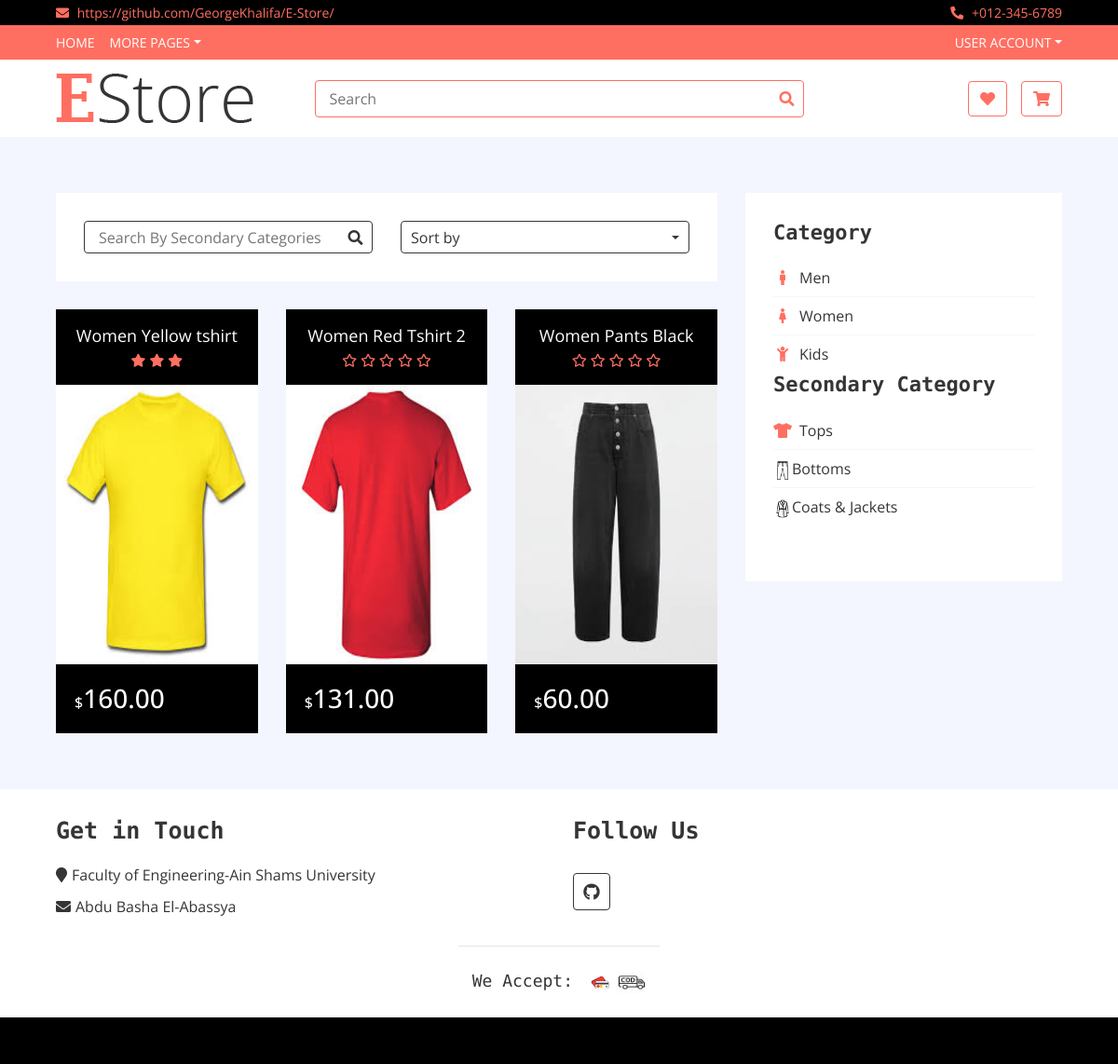
The app's page /App1/index_category1/ with its own data.
### App1/models.py (models this page shows)
class Product(models.Model):
    id = models.AutoField(primary_key=True)
    seller = models.ForeignKey(to = User,on_delete = models.CASCADE)
    name=models.CharField(max_length=20,default='')
    in_stock = models.PositiveIntegerField()
    currency =  models.CharField(default='$',choices=currency_choices,max_length=20)
    size = models.CharField(default='S',choices=size_choices,max_length=20)
    price = models.DecimalField(max_length = 13, decimal_places = 2, max_digits = 10) #product_price
    picture = models.ImageField(upload_to = 'product_picture/', default = 'null.png')
    main_category= models.CharField(default='Men',choices=main_category_choices,max_length=20)
    secondary_category=  models.CharField(default='Top',choices=secondary_choices,max_length=20)
    details=models.CharField(default='',max_length=1999)
    views = models.ManyToManyField(User,related_name='view',default=None,blank=True)
    favourites =models.ManyToManyField(User,related_name='favourite',default=None,blank=True)
    def get_average_rating(self):
        review = ProductReview.objects.filter(product = self)
        average = sum(int(rev.get_rating()) for rev in review)
        count = self.reviews.count()
        if count > 0:
            return round(average/count, 1)
        else:
            return 0

### App1/views.py (the view)
def index_category1 (request):
    result = C.index_category1_c(request)
    return result

### App1/context_processors.py (called while the page is built)
def add_variable_to_context(request):
    if(request.user.is_authenticated and not request.user.is_superuser):
        actual_user = UserInfo.objects.filter(user = request.user)[0]
        firstname = request.user.first_name
        lastname = request.user.last_name
        if actual_user.BuyerOrSeller == 'seller':
            sellerflag = True
        else:
            sellerflag = False
    else:
        sellerflag = False
        firstname = ""
        lastname = ""
    return {
        'sellerflag': sellerflag, 'firstname': firstname, 'lastname': lastname
    }

### App1/models.py (called while the page is built)
    def get_rating (self):
        return self.rating

### App1/views.py (called while the page is built)
    def index_category1_c (self, request):
         products = Product.objects.all().filter(main_category='women').exclude(in_stock = 0)
         total_number=0
         if(request.user.is_authenticated):
             cart = CartItem.objects.filter(user = request.user, purchased = False)
             total_number=0
             for product in cart:
                total_number += product.quantity
         return render(request, 'APP1/index.html', {'products' :products,'total_number':total_number})

### templates/App1/index.html (shortened to what this page needs)
<!DOCTYPE html>
{% load static %}
<html lang="en">
    <head>
        <link rel="stylesheet" href="http://netdna.bootstrapcdn.com/font-awesome/4.2.0/css/font-awesome.min.css">
        <link href="https://stackpath.bootstrapcdn.com/bootstrap/4.4.1/css/bootstrap.min.css" rel="stylesheet">
        <link href="https://cdnjs.cloudflare.com/ajax/libs/font-awesome/5.10.0/css/all.min.css" rel="stylesheet">
        <link href="{% static 'lib/slick/slick.css' %}" rel="stylesheet">
        <link href="{% static 'lib/slick/slick-theme.css' %}" rel="stylesheet">
        <link href="{% static 'css/style.css' %}" rel="stylesheet">
    </head>
    <body>
        <div class="top-bar">
            <div class="container-fluid">
                <div class="row">
                    <div class="col-sm-6">
                        <i class="fa fa-envelope"></i>
                        <a href="https://github.com/GeorgeKhalifa/E-Store/"> https://github.com/GeorgeKhalifa/E-Store/</a>
                    </div>
                    <div class="col-sm-6">
                        <i class="fa fa-phone-alt"></i>
                        +012-345-6789
                    </div>
                </div>
            </div>
        </div>
        <div class="nav">
            <div class="container-fluid">
                <nav class="navbar navbar-expand-md bg-dark navbar-dark">
                    <div class="collapse navbar-collapse justify-content-between" id="navbarCollapse">
                        <div class="navbar-nav mr-auto">
                            <a href="{% url 'index' %}" class="nav-item nav-link">Home</a>
                            <div class="nav-item dropdown">
                                <a href="#" class="nav-link dropdown-toggle" data-toggle="dropdown">More Pages</a>
                            </div>
                        </div>
                        <div class="navbar-nav ml-auto">
                            <div class="nav-item dropdown">
                                {% if user.is_authenticated %}
                                <a href="#" class="nav-link dropdown-toggle" data-toggle="dropdown">{{firstname}} {{lastname}}</a>
                                {% else %}
                                <a href="#" class="nav-link dropdown-toggle" data-toggle="dropdown">User Account</a>
                                {% endif %}
                            </div>
                        </div>
                    </div>
                </nav>
            </div>
        </div>
        <div class="bottom-bar">
            <div class="container-fluid">
                <div class="row align-items-center">
                    <div class="col-md-3">
                        <div class="logo">
                            <a href="{%url 'index'%}">
                                <img src={% static 'img/logo.png' %} alt="Logo">
                            </a>
                        </div>
                    </div>
                    <div class="col-md-6">
                       <form action="{%url 'index'%}">
                        <div class="search">
                            <input type="text" placeholder="Search" name="search">
                            <button><i class="fa fa-search"></i></button>
                        </div>
                        </form>
                    </div>
                    <div class="col-md-3">
                        <div class="user">
                      {% if  request.user.is_authenticated and not sellerflag %}
                            <a href="{% url 'App1:favourite_list'%}" class="btn wishlist">
                                <i class="fa fa-heart"></i>
                                <span></span>
                            </a>
                            <a href="{% url 'App1:cart'%}" class="btn cart">
                                <i class="fa fa-shopping-cart"></i>
                                <span>({{total_number}})</span>
                            </a>
                            {% else %}
                             <a href="{% url 'App1:register'%}" class="btn wishlist">
                                <i class="fa fa-heart"></i>
                            </a>
                            <a href="{% url 'App1:register'%}" class="btn cart">
                                <i class="fa fa-shopping-cart"></i>
                            </a>
                            {% endif %}
                        </div>
                    </div>
                </div>
            </div>
        </div>
        <div class="product-view">
            <div class="container-fluid">
                <div class="row">
                    <div class="col-lg-8">
                        <div class="row">
                            <div class="col-md-12">
                                <div class="product-view-top">
                                    <div class="row">
                                        <div class="col-md-6">
                                             <form action="{%url 'index'%}">
                                            <div class="product-search">
                                                <input type="text" placeholder="Search By Secondary Categories" name="search2">
                                                <button><i class="fa fa-search"></i></button>
                                            </div>
                                            </form>
                                        </div>
                                        <div class="col-md-6">
                                            <div class="product-short">
                                                <div class="dropdown">
                                                    <div class="dropdown-toggle" data-toggle="dropdown">Sort by</div>
                                                </div>
                                            </div>
                                        </div>
                                    </div>
                                </div>
                            </div>
                            {% if products%}
                            {% for product in products %}
                            <div class="col-md-4">
                            <a href="{%url 'App1:product_details' product.id%}">
                                <div class="product-item">
                                    <div class="product-title">
                                        <a href="{%url 'App1:product_details' product.id%}">{{product.name}}</a>
                                        <div class="ratting">
                                         {% with ''|center:product.get_average_rating as range %}
                                          {% for _ in range %}
                                            <i class="fa fa-star"></i>
                                          {% endfor %}
                                         {% endwith %}
                                         {% if not product.get_average_rating %}
                                         <i class="far fa-star"></i>
                                         <i class="far fa-star"></i>
                                         <i class="far fa-star"></i>
                                         <i class="far fa-star"></i>
                                         <i class="far fa-star"></i>
                                         {% endif %}
                                        </div>
                                    </div>
                                    <div class="product-image">
                                        <a href="{%url 'App1:product_details' product.id%}">
                                            <img src="{{product.picture.url}}" alt="Product Image" height=300px>
                                        </a>
                                    </div>
                                    <div class="product-price">
                                        <h3><span>{{product.currency}}</span>{{product.price}}</h3>
                                    </div>
                                </div>
                            </div>
                            {% endfor %}
                            {% endif %}
                        </div>
                    </div>
                   <div class="col-lg-4 sidebar">
                        <div class="sidebar-widget category">
                            <h2 class="title">Category</h2>
                            <nav class="navbar bg-light">
                                <ul class="navbar-nav">
                                    <li class="nav-item">
                                        <a class="nav-link" href="{% url 'App1:index_category'%}"><i class="fa fa-male"></i>Men</a>
                                    </li>
                                    <li class="nav-item">
                                        <a class="nav-link" href="{% url 'App1:index_category1'%}"><i class="fa fa-female"></i>Women</a>
                                    </li>
                                    <li class="nav-item">
                                        <a class="nav-link" href="{% url 'App1:index_category2'%}"><i class="fa fa-child"></i>Kids</a>
                                    </li>
                                </ul>
                            </nav>
                            <h2 class="title">Secondary Category</h2>
                            <nav class="navbar bg-light">
                                <ul class="navbar-nav">
                                    <li class="nav-item">
                                        <a class="nav-link" href="{% url 'App1:index_category3'%}"><i class="fas fa-tshirt"></i>Tops</a>
                                    </li>
                                    <li class="nav-item">
                                        <a class="nav-link" href="{% url 'App1:index_category4'%}"> <img src={% static 'img/trousers.png' %} alt="trousers" height=20px width=20px></i>Bottoms</a>
                                    </li>
                                    <li class="nav-item">
                                        <a class="nav-link" href="{% url 'App1:index_category5'%}"><img src={% static 'img/coat.png' %} alt="Jacket" height=20px width=20px></i>Coats & Jackets</a>
                                    </li>
                                </ul>
                            </nav>
                        </div>
                         <div class="sidebar-widget widget-slider">
                        </div>
                    </div>
                </div>
            </div>
        </div>
        <div class="footer">
            <div class="container-fluid">
                <div class="row">
                    <div class="col-lg-6 col-md-6">
                        <div class="footer-widget">
                            <h2>Get in Touch</h2>
                            <div class="contact-info">
                                <p><i class="fa fa-map-marker"></i>Faculty of Engineering-Ain Shams University</p>
                                <p><i class="fa fa-envelope"></i>Abdu Basha El-Abassya</p>
                            </div>
                        </div>
                    </div>
                    <div class="col-lg-6 col-md-6">
                        <div class="footer-widget">
                            <h2>Follow Us</h2>
                            <div class="contact-info">
                                <div class="social">
                                    <a href="https://github.com/GeorgeKhalifa/E-Store/"><i class="fab fa-github"></i></a>
                                </div>
                            </div>
                        </div>
                    </div>
                <div class="row payment align-items-center">
                    <div class="col-md-12">
                        <div class="payment-method">
                            <h2 style="text-align:center">We Accept:</h2>
                            <img src={% static 'img/creditcard.png' %} alt="Payment Method" height=30px width=30px />
                            <img src={% static 'img/cod.png' %} alt="Payment Method" height=30px width=30px />
                        </div>
                    </div>
                        </div>
                    </div>
                </div>
            </div>
        <div class="footer-bottom">
        </div>
    </body>
</html>

### records on screen
Product: name "Women Yellow tshirt", picture (picture), currency "$", price "160.00"
Product: name "Women Red Tshirt 2", picture (picture), currency "$", price "131.00"
Product: name "Women Pants Black", picture (picture), currency "$", price "60.00"
